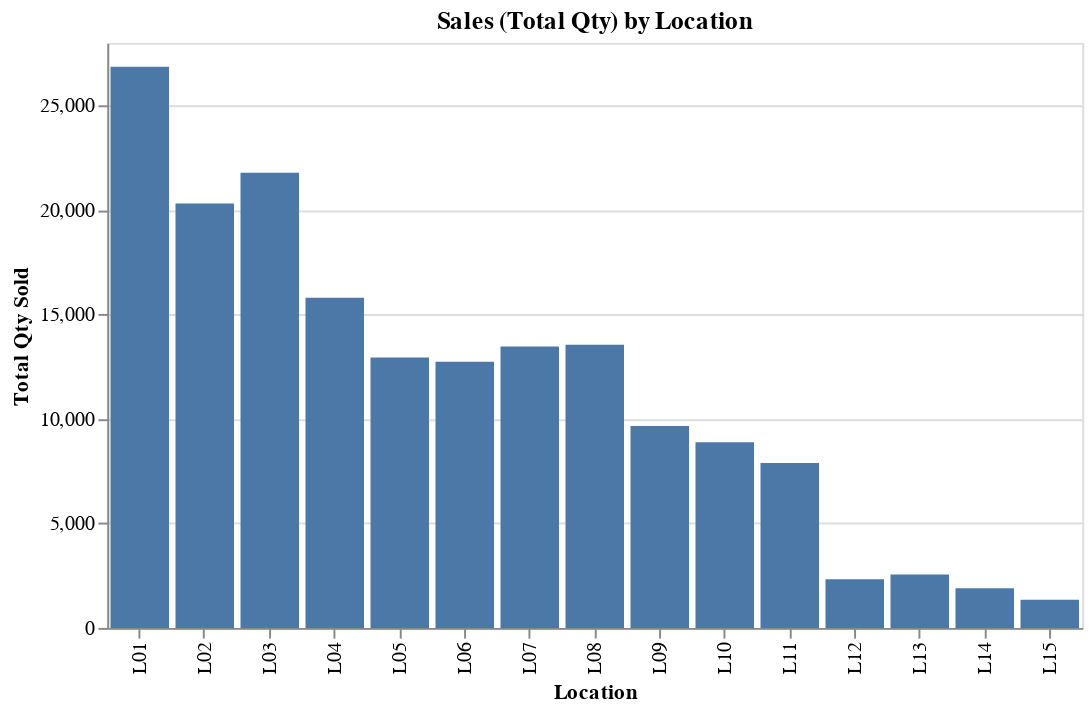

Notebook code for this chart:
### Code cell
# 1) Aggregate "sales" as total quantity sold per location
sales_by_loc = (
    sales
    .groupby("LocationID", as_index=False)
    .agg(total_qty=("Qty", "sum"),
         line_items=("LineItemID", "count"),
         orders=("OrderID", "nunique"))
)

# 2) Bar chart: total quantity sold by location
chart = (
    alt.Chart(sales_by_loc)
    .mark_bar()
    .encode(
        x=alt.X("LocationID:N", title="Location"),
        y=alt.Y("total_qty:Q", title="Total Qty Sold"),
        tooltip=[
            alt.Tooltip("LocationID:N", title="Location"),
            alt.Tooltip("total_qty:Q", title="Total Qty"),
            alt.Tooltip("orders:Q", title="Unique Orders"),
            alt.Tooltip("line_items:Q", title="Line Items"),
        ],
    )
    .properties(title="Sales (Total Qty) by Location", width=500, height=300)
)

chart

### Figure 1 — Vega-Lite specification as saved in the notebook (floating-point values rounded to 4 significant figures)
{"config": {"view": {"continuousWidth": 300, "continuousHeight": 300}}, "data": {"name": "data-d6275184eb7833d58b501ece501edd7d"}, "mark": {"type": "bar"}, "encoding": {"tooltip": [{"field": "LocationID", "title": "Location", "type": "nominal"}, {"field": "total_qty", "title": "Total Qty", "type": "quantitative"}, {"field": "orders", "title": "Unique Orders", "type": "quantitative"}, {"field": "line_items", "title": "Line Items", "type": "quantitative"}], "x": {"field": "LocationID", "title": "Location", "type": "nominal"}, "y": {"field": "total_qty", "title": "Total Qty Sold", "type": "quantitative"}}, "height": 300, "title": "Sales (Total Qty) by Location", "width": 500, "$schema": "https://vega.github.io/schema/vega-lite/v5.20.1.json", "datasets": {"data-d6275184eb7833d58b501ece501edd7d": [{"LocationID": "L01", "total_qty": 26861, "line_items": 25358, "orders": 9484}, {"LocationID": "L02", "total_qty": 20315, "line_items": 19122, "orders": 7276}, {"LocationID": "L03", "total_qty": 21782, "line_items": 20615, "orders": 7788}, {"LocationID": "L04", "total_qty": 15807, "line_items": 14613, "orders": 5626}, {"LocationID": "L05", "total_qty": 12944, "line_items": 11802, "orders": 4721}, {"LocationID": "L06", "total_qty": 12741, "line_items": 11958, "orders": 4563}, {"LocationID": "L07", "total_qty": 13465, "line_items": 12712, "orders": 4813}, {"LocationID": "L08", "total_qty": 13557, "line_items": 13400, "orders": 4762}, {"LocationID": "L09", "total_qty": 9664, "line_items": 9097, "orders": 3453}, {"LocationID": "L10", "total_qty": 8889, "line_items": 8339, "orders": 3195}, {"LocationID": "L11", "total_qty": 7889, "line_items": 7324, "orders": 2909}, {"LocationID": "L12", "total_qty": 2329, "line_items": 2280, "orders": 908}, {"LocationID": "L13", "total_qty": 2558, "line_items": 2481, "orders": 980}, {"LocationID": "L14", "total_qty": 1901, "line_items": 1837, "orders": 723}, {"LocationID": "L15", "total_qty": 1353, "line_items": 1326, "orders": 553}]}}
